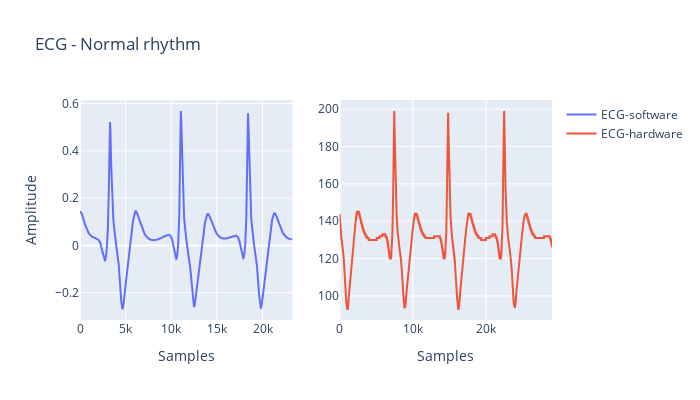

This figure's notebook cell:
### Code cell
import numpy as np
import pandas as pd

# Plotly Express
import plotly.express as px
import plotly.graph_objects as go
from plotly.subplots import make_subplots

def ecg_generator(dt=1e-4, t_end=1, pathology='normal rhythm'):
    t = np.arange(0,t_end+dt,dt)
    x1, x2, x3, x4, ecg = ([0],[0],[0.1],[0],[])
    C, b = (1.35, 4)

    # define pathology
    if(pathology=='sinus tachycardia'): H, a1, a2, a3, a4, Gt = (2.848, 0, -0.1, 0, 0, 21) # sinus tachycardia
    elif(pathology=='atrial flutter'): H, a1, a2, a3, a4, Gt = (1.52, -0.068, 0.028, -0.024, 0.12, 13) # atrial flutter
    elif(pathology=='ventricular tachycardia'): H, a1, a2, a3, a4, Gt = (2.178, 0, 0, 0, -0.1, 21) # ventricular tachycardia
    elif(pathology=='ventricular flutter'): H, a1, a2, a3, a4, Gt = (2.178, 0.1, -0.02, -0.01, 0, 13) # ventricular flutter
    else: H, a1, a2, a3, a4, Gt = (3, -0.024, 0.0216, -0.0012, 0.12, 7) # normal rhythm

    # working loop
    for i in range(len(t)):
        x1.append(Gt*(x1[-1]-x2[-1]-C*x1[-1]*x2[-1]-x1[-1]*x2[-1]**2)*dt+x1[-1])
        x2.append(Gt*(H*x1[-1]-3*x2[-1]+C*x1[-1]*x2[-1]+x1[-1]*x2[-1]**2+b*(x4[-1]-x2[-1]))*dt+x2[-1])
        x3.append(Gt*(x3[-1]-x4[-1]-C*x3[-1]*x4[-1]-x3[-1]*x4[-1]**2)*dt+x3[-1])
        x4.append(Gt*(H*x3[-1]-3*x4[-1]+C*x3[-1]*x4[-1]+x3[-1]*x4[-1]**2+2*b*(x2[-1]-x4[-1]))*dt+x4[-1])
        ecg.append(a1*x1[-1]+a2*x2[-1]+a3*x3[-1]+a4*x4[-1])

    return t, np.array(ecg)

# generate ECG signal
#t, ecg = ecg_generator(t_end=20)
#plt.plot(t, ecg)

# read ECG signal
df1 = pd.read_csv('data_float.txt', names=['ecg']) # 32-bits float
df2 = pd.read_csv('data_char.txt', names=['ecg']) # 8-bits int


fig = make_subplots(rows=1, cols=2, shared_xaxes=False)
fig.add_trace(
    go.Scatter(y=df1['ecg'], name='ECG-software'),
    row=1, col=1
)
fig.add_trace(
    go.Scatter(y=df2['ecg'].iloc[1000:30000], name='ECG-hardware'),
    row=1, col=2
)
fig.update_layout(height=400, width=700, title_text='ECG - Normal rhythm')
fig.update_yaxes(title_text="", showgrid=True)
fig.update_xaxes(title_text="", showgrid=True)

fig['layout']['yaxis1']['title']='Amplitude'
fig['layout']['xaxis1']['title']='Samples'
fig['layout']['xaxis2']['title']='Samples'

fig.show()

### Figure 1 — Plotly figure (JSON) as saved in the notebook; plotly's stock layout.template omitted (floating-point values rounded to 4 significant figures; data arrays with more than 128 entries replaced by an {"elided": "..."} marker saying what was removed)
{"data": [{"name": "ECG-software", "type": "scatter", "xaxis": "x", "y": {"elided": "23275 float values"}, "yaxis": "y"}, {"name": "ECG-hardware", "type": "scatter", "xaxis": "x2", "y": {"elided": "29000 int values"}, "yaxis": "y2"}], "layout": {"height": 400, "title": {"text": "ECG - Normal rhythm"}, "width": 700, "xaxis": {"anchor": "y", "domain": [0, 0.45], "showgrid": true, "title": {"text": "Samples"}}, "xaxis2": {"anchor": "y2", "domain": [0.55, 1], "showgrid": true, "title": {"text": "Samples"}}, "yaxis": {"anchor": "x", "domain": [0, 1], "showgrid": true, "title": {"text": "Amplitude"}}, "yaxis2": {"anchor": "x2", "domain": [0, 1], "showgrid": true, "title": {"text": ""}}}}
